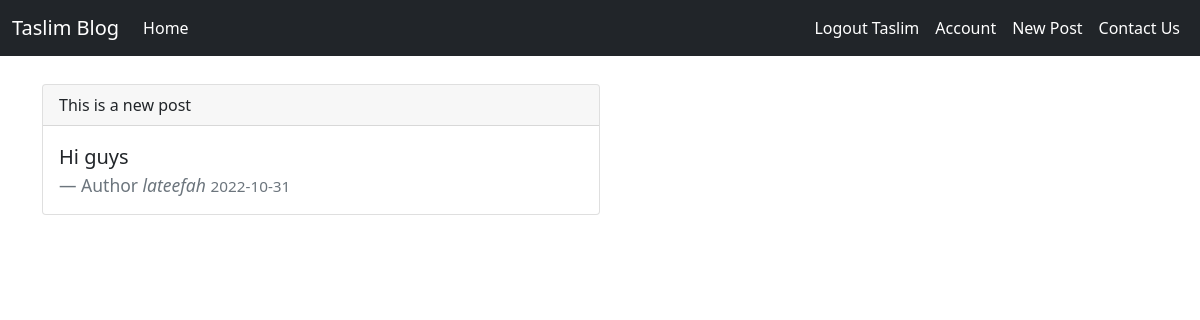
Page /post/6 (signed in) on the committed database.
### app.py (models this page shows, shortened)
class User(db.Model, UserMixin):
    id = db.Column(db.Integer(), primary_key=True)
    username = db.Column(db.String(20), unique=True, nullable=False)
    email = db.Column(db.String(120), unique=True, nullable=False)
    password = db.Column(db.String(60), nullable=False)
    posts = db.relationship('Post', backref='author', lazy=True)

class Post(db.Model):
    id = db.Column(db.Integer, primary_key=True)
    title = db.Column(db.String(100), nullable=False)
    date_posted = db.Column(db.DateTime, nullable=False, default=datetime.utcnow)
    content = db.Column(db.Text, nullable=False)
    user_id = db.Column(db.Integer, db.ForeignKey('user.id'), nullable=False)

### app.py (the view)
@app.route("/post/<int:post_id>")
def post(post_id):
    post = Post.query.get_or_404(post_id)
    return render_template('post.html', title=post.title, post=post)

### app.py (called while the page is built)
@login_manager.user_loader
def user_loader(id):
    return User.query.get(int(id))

### templates/post.html (shortened to what this page needs)
{% extends 'base.html' %}
{% block content %}
<div class="card col-md-6 mt-4">
    <div class="card-header">
    {{ post.title }}
    </div>
    <div class="card-body">
    <blockquote class="blockquote mb-0">
        <p>{{ post.content }}</p>
        <footer class="blockquote-footer">Author <cite title="Source Title">{{ post.author.username }} </cite><small class="text-muted">{{ post.date_posted.strftime('%Y-%m-%d') }}</small></footer>
    </blockquote>
    </div>
</div>
{% endblock %}

### templates/base.html (shortened to what this page needs)
<!doctype html>
<html lang="en">
  <head>
    <link href="https://cdn.jsdelivr.net/npm/bootstrap@5.0.2/dist/css/bootstrap.min.css" rel="stylesheet">
    <link rel="stylesheet" type="text/css" href="{{ url_for('static', filename='css/main.css')}}">
  </head>
  <body>
        <nav class="navbar navbar-expand-lg fixed-top navbar-dark bg-dark">
            <div class="container-fluid">
              <a class="navbar-brand" href="#">Taslim Blog</a>
              <div class="collapse navbar-collapse" id="navbarNavDropdown">
                <ul class="navbar-nav me-auto">
                    <li class="nav-item active">
                        <a class="nav-link active" aria-current="page" href="{{ url_for('home') }}">Home</a>
                    </li>
                </ul>
                <ul class="navbar-nav">
                    {% if current_user.is_authenticated %}
                    <li class="nav-item">
                        <a class="nav-link active" aria-current="page" href="{{ url_for('logout') }}">Logout {{ current_user.username }}</a>
                    </li>
                    <li class="nav-item">
                        <a class="nav-link active" aria-current="page" href="{{ url_for('about') }}">Account</a>
                    </li>
                    <li class="nav-item">
                        <a class="nav-link active" aria-current="page" href="{{ url_for('new_post') }}">New Post</a>
                    </li>
                    {% endif %}
                    <li class="nav-item">
                      <a class="nav-link active" aria-current="page" href="{{ url_for('contact') }}">Contact Us</a>
                    </li>
                </ul>
            </div>
            </div>
          </nav>
    <div class="container">
        {% block content %}
        {% endblock %}
    </div>
  </body>
</html>

### static/css/main.css (style rules this page uses)
.container { margin-top: 60px; }

### rows in the picture
User: username "Taslim"
Post: title "This is a new post", content "Hi guys", date_posted "2022-10-31"
User: author.username "lateefah"
